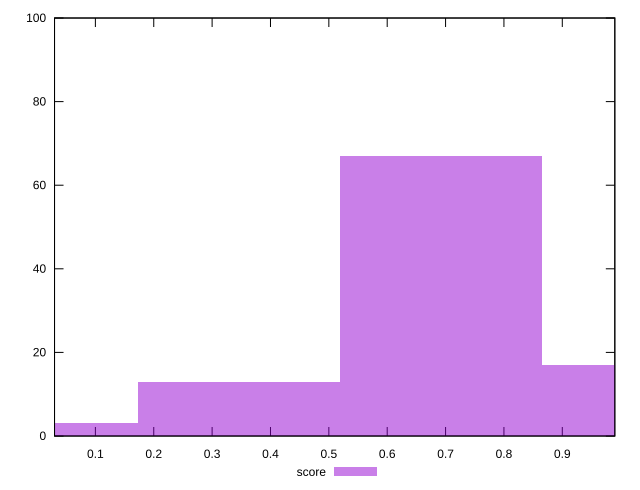

Source code (gnuplot):
reset

$score <<EOF
0.6922194185801313 67
1.038329127870197 17
0 3
0.3461097092900656 13
EOF

set key outside below
set boxwidth 0.3461097092900656
set xrange [0.03:0.99]
set yrange [0:100]
set trange [0:100]
set style fill transparent solid 0.5 noborder
set terminal svg size 640, 490 enhanced background rgb 'white'
set output "reprap/first-cpu-idle/samples/pages+cached+noexternal+nomedia+nocss+nojs/score/histogram.svg"

plot $score title "score" with boxes

reset
